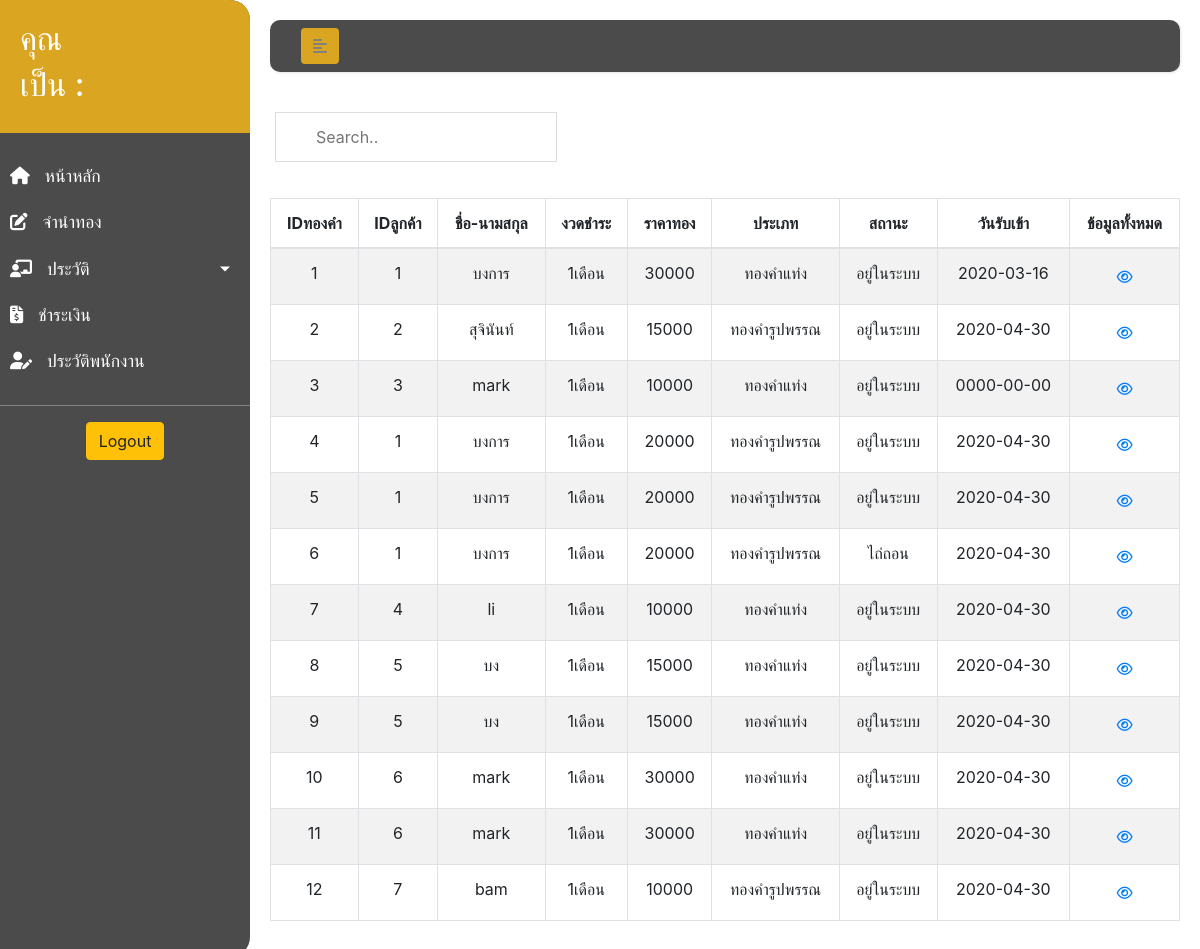
The page /Hispawngold_user.php on the database its author committed.
### tables this page shows
CREATE TABLE `golds` (
  `GoldID` int(10) NOT NULL,
  `CusID` int(10) NOT NULL,
  `Goldpawnday` date NOT NULL,
  `Goldpayday` date NOT NULL,
  `TypeGold` varchar(255) NOT NULL,
  `WeightGold` int(10) NOT NULL,
  `Price` int(10) NOT NULL,
  `Rate` int(10) NOT NULL,
  `Pay` int(10) NOT NULL,
  `DuePayment` varchar(255) NOT NULL,
  `GoldStatus` varchar(255) NOT NULL,
  `GoldImg` varchar(255) NOT NULL,
  `Golddetail` varchar(255) NOT NULL,
  `Goldbalance` int(10) NOT NULL
);

CREATE TABLE `customer` (
  `CusID` int(10) NOT NULL,
  `CusFname` varchar(255) NOT NULL,
  `CusLname` varchar(255) NOT NULL,
  `CusAddress` varchar(255) NOT NULL,
  `Tel` int(12) NOT NULL,
  `CusImg` varchar(255) NOT NULL
);

### Hispawngold_user.php (the view, shortened to what this page needs)
<?php
    include_once('config.php');
?>
<!DOCTYPE html>
<html lang="en">
<head>
    <link rel="stylesheet" href="css/css.css">
    <link rel="stylesheet" href="https://stackpath.bootstrapcdn.com/bootstrap/4.1.3/css/bootstrap.min.css">
</head>
<body>
    <div class="wrapper">
        <nav id="sidebar">
            <div class="sidebar-header">
                    <h2>คุณ <?php echo $_SESSION['fname']; ?></h2>
                    <h2>เป็น :  <?php echo $_SESSION['position']; ?></h2>
            </div>
            <ul class="list-unstyled components">
                <li>
                    <a href="index_user.php">
                        <i class="fas fa-home"></i>
                        หน้าหลัก
                    </a>
                </li>
                <li>
                    <a href="pawngold_user.php">
                        <i class="fas fa-edit"></i>
                        จำนำทอง
                    </a>
                </li>
                <li>
                    <a href="#infoSubmenu" data-toggle="collapse" aria-expanded="false" class="dropdown-toggle">
                        <i class="fas fa-chalkboard-teacher"></i>
                        ประวัติ
                    </a>
                </li>
                <li>
                    <a href="payment_user.php">
                        <i class="fas fa-file-invoice-dollar"></i>
                        ชำระเงิน
                    </a>
                </li>
                <li>
                    <a href="profile_user.php">
                        <i class="fas fa-user-edit"></i>
                        ประวัติพนักงาน
                    </a>
                </li>
            </ul>
            <div class="logout">
                <a href="logout.php">
                    <input type="submit" class="btn btn-warning" name="logout" value="Logout"><br>
                </a>
            </div>
        </nav>
        <div id="content">
            <nav class="navbar navbar-expand-lg ">
                <div class="container-fluid">
                    <button type="button" id="sidebarCollapse" class="btn">
                        <i class="fas fa-align-left"></i>
                    </button>
                </div>
            </nav>
        <div class="datatable">
<div class="tbcontainer">
<div class="row">
                <input id="myInput" type="text" placeholder="Search..">
            </div>
            <br>
<?php
   $query = "select * FROM customer,golds where  golds.CusID = customer.CusID";
    $result = mysqli_query($conn, $query);
    echo"<table id='goldtable' class='table table-bordered table-striped table-hover' width='100%' font-size='10px'>";
    echo "<thead>";
        echo "<tr>";
            echo "<th>IDทองคำ</th>";
            echo "<th>IDลูกค้า</th>";
            echo "<th>ชื่อ-นามสกุล</th>";
            echo "<th>งวดชำระ</th>";
            echo "<th>ราคาทอง</th>";
            echo "<th>ประเภท</th>";
            echo "<th>สถานะ</th>";
            echo "<th>วันรับเข้า</th>";
        echo "<th>ข้อมูลทั้งหมด</th>";
        echo "</tr>";
    echo "</thead>";
    echo "<tbody id='myTable'>";
     while($row1 = mysqli_fetch_array($result)){
       echo "<tr>";
       echo "<td>" .$row1["GoldID"] .  "</td>";
       echo "<td>" .$row1["CusID"] .  "</td>";
        echo "<td>" .$row1["CusFname"]. "</td>";
       echo "<td>" .$row1["DuePayment"] .  "</td>";
       echo "<td>" .$row1["Price"] .  "</td>";
       echo "<td>" .$row1["TypeGold"] .  "</td>";
       echo "<td>" .$row1["GoldStatus"] .  "</td>";
       echo "<td>" .$row1["Goldpawnday"] .  "</td>";
      ?>
            <td>
                <a class='btn btn-link btn-sm' href='showdata_pawngold_user.php?pawngold_id=<?=$row1["GoldID"]  ;?>'><span class='far fa-eye'></span></a>
            </td>
    <?PHP
       echo "</tr>";
     }
    echo"</table>";
?>
</div>
</div>
        </div>
    </div>
</body>
</html>

### css/css.css (style rules this page uses)
* { list-style: none; }
body { font-family: 'Kanit', sans-serif; font-family: 'Roboto Slab', serif; background: #fafafa; text-decoration: none; }
a, a:hover, a:focus { color: inherit; text-decoration: none; transition: all 0.3s; }
.navbar { padding: 15px 10px; background: #4b4b4b; border: none; border-radius: 10px; margin-bottom: 40px; box-shadow: 1px 1px 3px rgba(0, 0, 0, 0.1); }
.navbar .btn { box-shadow: none; outline: none !important; border: none; background: goldenrod; color: gray; }
.wrapper { display: flex; align-items: stretch; width: 100%; height: 100%; }
#sidebar { min-width: 250px; max-width: 250px; background: #4b4b4b; color: #fff; transition: all 0.3s; border-top-right-radius: 20px; border-bottom-right-radius: 20px; }
#sidebar ul li a { text-align: left; }
#sidebar .sidebar-header { padding: 20px; background: goldenrod; border-top-right-radius: 20px; }
#sidebar ul.components { padding: 20px 0; border-bottom: 1px solid gray; }
#sidebar ul li a { padding: 10px; font-size: 1.1em; display: block; color: #fff; }
#sidebar ul li a i { margin-right: 10px; }
a[data-toggle="collapse"] { position: relative; }
.dropdown-toggle::after { display: block; position: absolute; top: 50%; right: 20px; transform: translateY(-50%); }
#content { width: 100%; padding: 20px; min-height: 100vh; transition: all 0.3s ease; }
.tbcontainer { text-align: center; }
.logout { text-align: center; }

### Hispawngold_user.php (style rules this page uses)
#myInput { background-position: 10px 10px; background-repeat: no-repeat; width: 30%; font-size: 16px; padding: 12px 20px 12px 40px; border: 1px solid #ddd; margin-bottom: 12px; margin-left: 20px; }

### rows shown on the page
golds: GoldID "1", CusID "1", CusID.CusFname "บงการ", DuePayment "1เดือน", Price "30000", TypeGold "ทองคำแท่ง", GoldStatus "อยู่ในระบบ", Goldpawnday "2020-03-16"
golds: GoldID "2", CusID "2", CusID.CusFname "สุจินันท์", DuePayment "1เดือน", Price "15000", TypeGold "ทองคำรูปพรรณ", GoldStatus "อยู่ในระบบ", Goldpawnday "2020-04-30"
golds: GoldID "3", CusID "3", CusID.CusFname "mark", DuePayment "1เดือน", Price "10000", TypeGold "ทองคำแท่ง", GoldStatus "อยู่ในระบบ", Goldpawnday "0000-00-00"
golds: GoldID "4", CusID "1", CusID.CusFname "บงการ", DuePayment "1เดือน", Price "20000", TypeGold "ทองคำรูปพรรณ", GoldStatus "อยู่ในระบบ", Goldpawnday "2020-04-30"
golds: GoldID "5", CusID "1", CusID.CusFname "บงการ", DuePayment "1เดือน", Price "20000", TypeGold "ทองคำรูปพรรณ", GoldStatus "อยู่ในระบบ", Goldpawnday "2020-04-30"
golds: GoldID "6", CusID "1", CusID.CusFname "บงการ", DuePayment "1เดือน", Price "20000", TypeGold "ทองคำรูปพรรณ", GoldStatus "ไถ่ถอน", Goldpawnday "2020-04-30"
golds: GoldID "7", CusID "4", CusID.CusFname "li", DuePayment "1เดือน", Price "10000", TypeGold "ทองคำแท่ง", GoldStatus "อยู่ในระบบ", Goldpawnday "2020-04-30"
golds: GoldID "8", CusID "5", CusID.CusFname "บง", DuePayment "1เดือน", Price "15000", TypeGold "ทองคำแท่ง", GoldStatus "อยู่ในระบบ", Goldpawnday "2020-04-30"
golds: GoldID "9", CusID "5", CusID.CusFname "บง", DuePayment "1เดือน", Price "15000", TypeGold "ทองคำแท่ง", GoldStatus "อยู่ในระบบ", Goldpawnday "2020-04-30"
golds: GoldID "10", CusID "6", CusID.CusFname "mark", DuePayment "1เดือน", Price "30000", TypeGold "ทองคำแท่ง", GoldStatus "อยู่ในระบบ", Goldpawnday "2020-04-30"
golds: GoldID "11", CusID "6", CusID.CusFname "mark", DuePayment "1เดือน", Price "30000", TypeGold "ทองคำแท่ง", GoldStatus "อยู่ในระบบ", Goldpawnday "2020-04-30"
golds: GoldID "12", CusID "7", CusID.CusFname "bam", DuePayment "1เดือน", Price "10000", TypeGold "ทองคำรูปพรรณ", GoldStatus "อยู่ในระบบ", Goldpawnday "2020-04-30"
